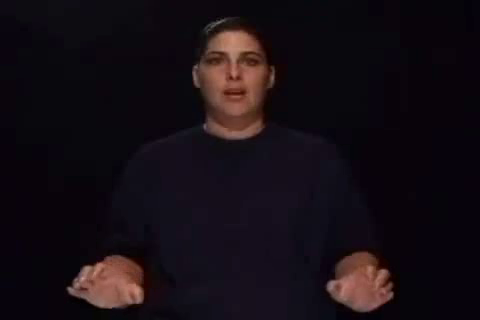
#> input picture frame 5 of inputs/00886.mp4, 480 x 320 px, given in place of vtest.avi, which was not available
$ jupyter execute 'dense optical flow.ipynb'   (text cells are left out)
#> lines starting #> are read from the running program, lines starting #| are printed output that depends on the picture; after the words box and inside, x2 and y2 are one past the last pixel; in counts of white or black regions, pixels touching at a corner belong together; pictures that were not available may be replaced by others from this repository, and a replacement may not be noted
[cell 1]
import cv2
import numpy as np

[cell 2]
cap = cv2.VideoCapture("inputs/vtest.avi")

[cell 3]
ret, frame1 = cap.read()
#> frame1 is the input picture: shape (320, 480, 3); mean B, G, R 19.9, 13.6, 21.2
prvs = cv2.cvtColor(frame1, cv2.COLOR_BGR2GRAY)
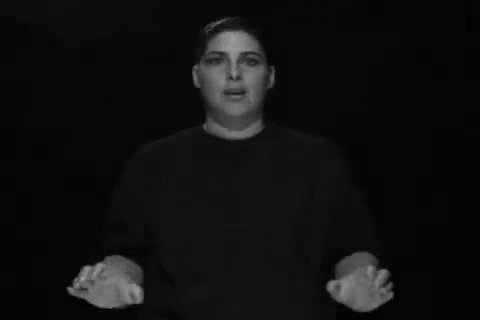
#> prvs: shape (320, 480); min 0, max 171, mean 16.7
hsv = np.zeros_like(frame1)
hsv[..., 1] = 255

[cell 4]
while (1):
    ret, frame2 = cap.read()
    if not ret:
        print('No frames grabbed')
        break

    next = cv2.cvtColor(frame2, cv2.COLOR_BGR2GRAY)
    flow = cv2.calcOpticalFlowFarneback(prvs, next, None, 0.5, 3, 15, 3, 5, 1.2, 0)
    mag, ang = cv2.cartToPolar(flow[..., 0], flow[..., 1])
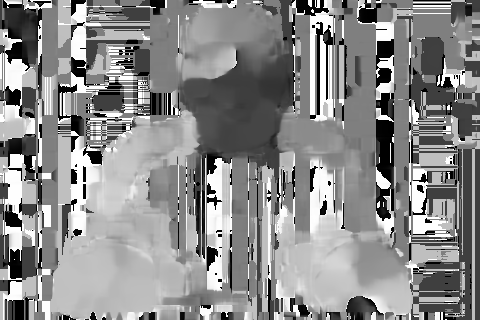
#> ang: shape (320, 480) float32; min 5.68e-27, max 6.28, mean 3.43; drawn with min black and max white
    hsv[..., 0] = ang * 180 / np.pi / 2
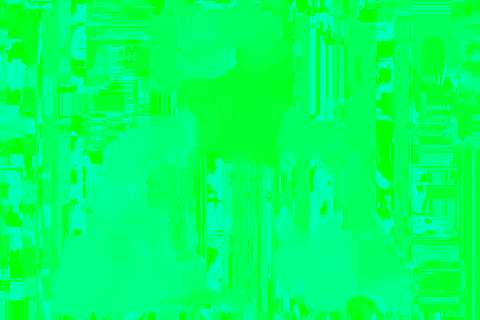
#> hsv: shape (320, 480, 3); mean of channels 0, 1, 2 97.9, 255, 0; drawn as B, G, R
    hsv[..., 2] = cv2.normalize(mag, None, 0, 255, cv2.NORM_MINMAX)
#> hsv: shape (320, 480, 3); 0.25% of pixels changed, all inside (x1, y1, x2, y2) = (91, 312, 391, 320)
    bgr = cv2.cvtColor(hsv, cv2.COLOR_HSV2BGR)

    cv2.imshow('frame2', bgr)

    k = cv2.waitKey(30) & 0xFF
#> (key q is pressed here)
    if k == ord('q'):
        cv2.imwrite('opticalfb.png', frame2)
        cv2.imwrite('opticalhsv.png', bgr)
        break
    prvs = next

cv2.destroyAllWindows()

$ run again, starting later in the video
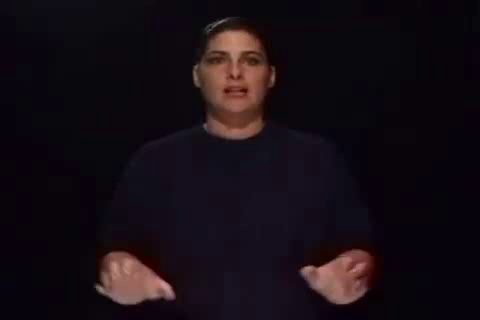
#> input picture frame 25 of inputs/00886.mp4, 480 x 320 px, given in place of vtest.avi, which was not available
#> frame1 is the input picture: shape (320, 480, 3); mean B, G, R 19.9, 13.2, 21.6
#> `mag, ang = cv2.cartToPolar(flow[..., 0], flow[..., 1])`:
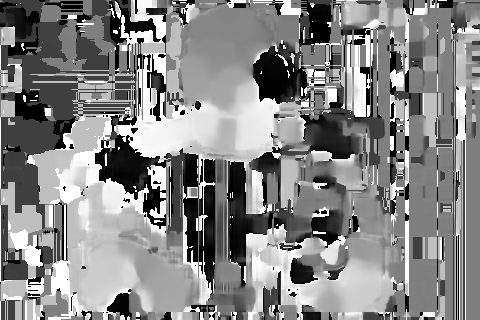
#> ang: shape (320, 480) float32; min 0, max 6.28, mean 3.31; drawn with min black and max white
#> `hsv[..., 2] = cv2.normalize(mag, None, 0, 255, cv2.NORM_MINMAX)`:
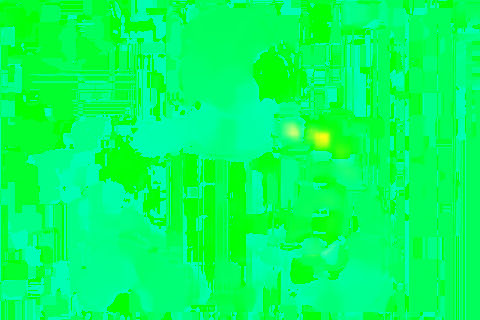
#> hsv: shape (320, 480, 3); mean of channels 0, 1, 2 94.5, 255, 0.9; drawn as B, G, R

$ run again, starting later in the video
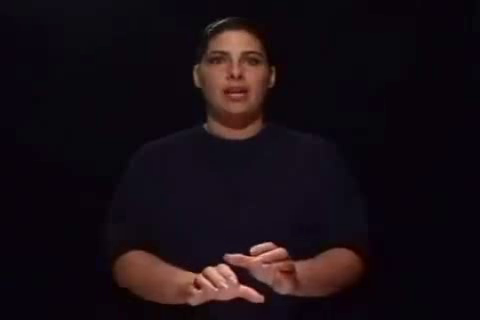
#> input picture frame 45 of inputs/00886.mp4, 480 x 320 px, given in place of vtest.avi, which was not available
#> frame1 is the input picture: shape (320, 480, 3); mean B, G, R 19.8, 13.9, 23.4
#> `mag, ang = cv2.cartToPolar(flow[..., 0], flow[..., 1])`:
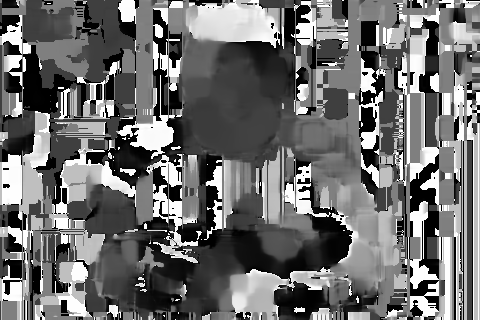
#> ang: shape (320, 480) float32; min 2.8e-24, max 6.28, mean 2.71; drawn with min black and max white
#> `hsv[..., 2] = cv2.normalize(mag, None, 0, 255, cv2.NORM_MINMAX)`:
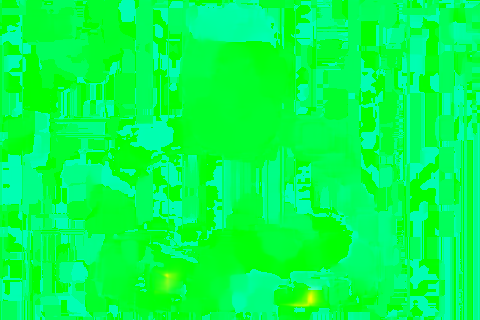
#> hsv: shape (320, 480, 3); mean of channels 0, 1, 2 77.2, 255, 0.5; drawn as B, G, R
